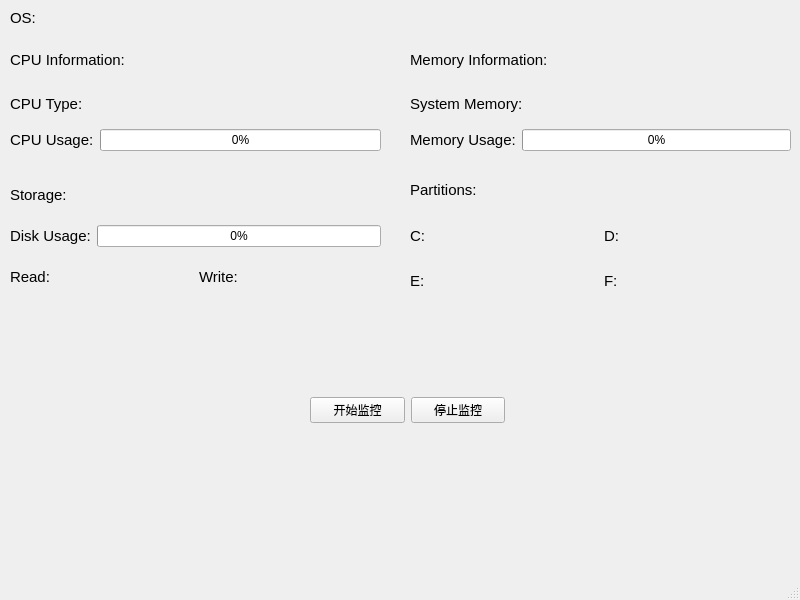
<?xml version="1.0" encoding="UTF-8"?>
<ui version="4.0">
 <class>MainWindow</class>
 <widget class="QMainWindow" name="MainWindow">
  <property name="geometry">
   <rect>
    <x>0</x>
    <y>0</y>
    <width>800</width>
    <height>600</height>
   </rect>
  </property>
  <property name="windowTitle">
   <string>MainWindow</string>
  </property>
  <widget class="QWidget" name="centralwidget">
   <widget class="QWidget" name="horizontalLayoutWidget_2">
    <property name="geometry">
     <rect>
      <x>310</x>
      <y>380</y>
      <width>195</width>
      <height>61</height>
     </rect>
    </property>
    <layout class="QHBoxLayout" name="ControlLayout">
     <item>
      <widget class="QPushButton" name="startBtn">
       <property name="text">
        <string>开始监控</string>
       </property>
      </widget>
     </item>
     <item>
      <widget class="QPushButton" name="stopBtn">
       <property name="text">
        <string>停止监控</string>
       </property>
      </widget>
     </item>
    </layout>
   </widget>
   <widget class="QWidget" name="verticalLayoutWidget">
    <property name="geometry">
     <rect>
      <x>10</x>
      <y>40</y>
      <width>371</width>
      <height>111</height>
     </rect>
    </property>
    <layout class="QVBoxLayout" name="CPUverticalLayout">
     <item>
      <widget class="QLabel" name="CPUTitleLabel">
       <property name="font">
        <font>
         <family>Arial</family>
         <pointsize>11</pointsize>
        </font>
       </property>
       <property name="text">
        <string>CPU Information:</string>
       </property>
      </widget>
     </item>
     <item>
      <widget class="QLabel" name="CPUTypeLabel">
       <property name="font">
        <font>
         <family>Arial</family>
         <pointsize>11</pointsize>
        </font>
       </property>
       <property name="text">
        <string>CPU Type:</string>
       </property>
      </widget>
     </item>
     <item>
      <layout class="QHBoxLayout" name="CPUUsageLayout">
       <item>
        <widget class="QLabel" name="CUPUsageLabe">
         <property name="font">
          <font>
           <family>Arial</family>
           <pointsize>11</pointsize>
          </font>
         </property>
         <property name="text">
          <string>CPU Usage:</string>
         </property>
        </widget>
       </item>
       <item>
        <widget class="QProgressBar" name="CPUUsageprogressBar">
         <property name="value">
          <number>0</number>
         </property>
        </widget>
       </item>
      </layout>
     </item>
    </layout>
   </widget>
   <widget class="QWidget" name="verticalLayoutWidget_2">
    <property name="geometry">
     <rect>
      <x>10</x>
      <y>170</y>
      <width>371</width>
      <height>131</height>
     </rect>
    </property>
    <layout class="QVBoxLayout" name="StorageverticalLayout">
     <item>
      <widget class="QLabel" name="StorageTitleLabel">
       <property name="font">
        <font>
         <family>Arial</family>
         <pointsize>11</pointsize>
        </font>
       </property>
       <property name="text">
        <string>Storage:</string>
       </property>
      </widget>
     </item>
     <item>
      <layout class="QHBoxLayout" name="StorageLayout">
       <item>
        <widget class="QLabel" name="StorageUsageLabe">
         <property name="font">
          <font>
           <family>Arial</family>
           <pointsize>11</pointsize>
          </font>
         </property>
         <property name="text">
          <string>Disk Usage:</string>
         </property>
        </widget>
       </item>
       <item>
        <widget class="QProgressBar" name="StorageUsageprogressBar">
         <property name="value">
          <number>0</number>
         </property>
        </widget>
       </item>
      </layout>
     </item>
     <item>
      <layout class="QHBoxLayout" name="ReadAndWriteLayout">
       <item>
        <widget class="QLabel" name="DiskReadLabel">
         <property name="font">
          <font>
           <family>Arial</family>
           <pointsize>11</pointsize>
          </font>
         </property>
         <property name="text">
          <string>Read:</string>
         </property>
        </widget>
       </item>
       <item>
        <widget class="QLabel" name="DiskWriteLabel">
         <property name="font">
          <font>
           <family>Arial</family>
           <pointsize>11</pointsize>
          </font>
         </property>
         <property name="text">
          <string>Write:</string>
         </property>
        </widget>
       </item>
      </layout>
     </item>
    </layout>
   </widget>
   <widget class="QWidget" name="verticalLayoutWidget_3">
    <property name="geometry">
     <rect>
      <x>410</x>
      <y>40</y>
      <width>381</width>
      <height>111</height>
     </rect>
    </property>
    <layout class="QVBoxLayout" name="MemoryverticalLayout">
     <item>
      <widget class="QLabel" name="MemoryTitleLabel">
       <property name="font">
        <font>
         <family>Arial</family>
         <pointsize>11</pointsize>
        </font>
       </property>
       <property name="text">
        <string>Memory Information:</string>
       </property>
      </widget>
     </item>
     <item>
      <widget class="QLabel" name="TotalMemoryLabel">
       <property name="font">
        <font>
         <family>Arial</family>
         <pointsize>11</pointsize>
        </font>
       </property>
       <property name="text">
        <string>System Memory:</string>
       </property>
      </widget>
     </item>
     <item>
      <layout class="QHBoxLayout" name="MemoryUsageLayout">
       <item>
        <widget class="QLabel" name="MemoryUsageLabe">
         <property name="font">
          <font>
           <family>Arial</family>
           <pointsize>11</pointsize>
          </font>
         </property>
         <property name="text">
          <string>Memory Usage:</string>
         </property>
        </widget>
       </item>
       <item>
        <widget class="QProgressBar" name="MemoryUsageprogressBar">
         <property name="value">
          <number>0</number>
         </property>
        </widget>
       </item>
      </layout>
     </item>
    </layout>
   </widget>
   <widget class="QWidget" name="verticalLayoutWidget_4">
    <property name="geometry">
     <rect>
      <x>410</x>
      <y>170</y>
      <width>381</width>
      <height>131</height>
     </rect>
    </property>
    <layout class="QVBoxLayout" name="PartitionsverticalLayout">
     <item>
      <widget class="QLabel" name="PartitionsTitleLabel">
       <property name="font">
        <font>
         <family>Arial</family>
         <pointsize>11</pointsize>
        </font>
       </property>
       <property name="text">
        <string>Partitions:</string>
       </property>
      </widget>
     </item>
     <item>
      <layout class="QHBoxLayout" name="PartitionsLayout_1">
       <item>
        <widget class="QLabel" name="DiskCLabel">
         <property name="font">
          <font>
           <family>Arial</family>
           <pointsize>11</pointsize>
          </font>
         </property>
         <property name="text">
          <string>C:</string>
         </property>
        </widget>
       </item>
       <item>
        <widget class="QLabel" name="DiskDLabel">
         <property name="font">
          <font>
           <family>Arial</family>
           <pointsize>11</pointsize>
          </font>
         </property>
         <property name="text">
          <string>D:</string>
         </property>
        </widget>
       </item>
      </layout>
     </item>
     <item>
      <layout class="QHBoxLayout" name="ReadAndWriteLayout_2">
       <item>
        <widget class="QLabel" name="DiskELabel">
         <property name="font">
          <font>
           <family>Arial</family>
           <pointsize>11</pointsize>
          </font>
         </property>
         <property name="text">
          <string>E:</string>
         </property>
        </widget>
       </item>
       <item>
        <widget class="QLabel" name="DiskFLabel">
         <property name="font">
          <font>
           <family>Arial</family>
           <pointsize>11</pointsize>
          </font>
         </property>
         <property name="text">
          <string>F:</string>
         </property>
        </widget>
       </item>
      </layout>
     </item>
    </layout>
   </widget>
   <widget class="QLabel" name="label">
    <property name="geometry">
     <rect>
      <x>10</x>
      <y>10</y>
      <width>72</width>
      <height>15</height>
     </rect>
    </property>
    <property name="font">
     <font>
      <family>Arial</family>
      <pointsize>11</pointsize>
     </font>
    </property>
    <property name="text">
     <string>OS:</string>
    </property>
   </widget>
  </widget>
  <widget class="QMenuBar" name="menubar">
   <property name="geometry">
    <rect>
     <x>0</x>
     <y>0</y>
     <width>800</width>
     <height>26</height>
    </rect>
   </property>
  </widget>
  <widget class="QStatusBar" name="statusbar"/>
 </widget>
 <resources/>
 <connections>
  <connection>
   <sender>startBtn</sender>
   <signal>clicked()</signal>
   <receiver>MainWindow</receiver>
   <slot>startMonitor()</slot>
   <hints>
    <hint type="sourcelabel">
     <x>472</x>
     <y>66</y>
    </hint>
    <hint type="destinationlabel">
     <x>466</x>
     <y>179</y>
    </hint>
   </hints>
  </connection>
  <connection>
   <sender>stopBtn</sender>
   <signal>clicked()</signal>
   <receiver>MainWindow</receiver>
   <slot>stopMonitor()</slot>
   <hints>
    <hint type="sourcelabel">
     <x>553</x>
     <y>64</y>
    </hint>
    <hint type="destinationlabel">
     <x>551</x>
     <y>174</y>
    </hint>
   </hints>
  </connection>
 </connections>
 <slots>
  <slot>startMonitor()</slot>
  <slot>stopMonitor()</slot>
 </slots>
</ui>
